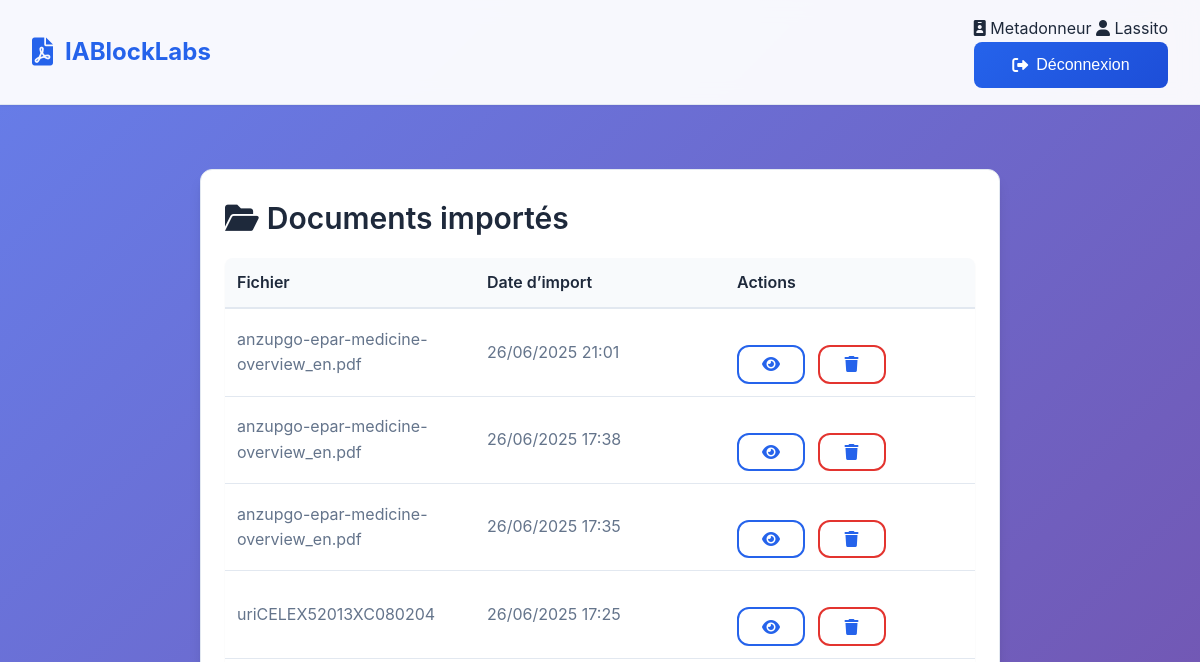
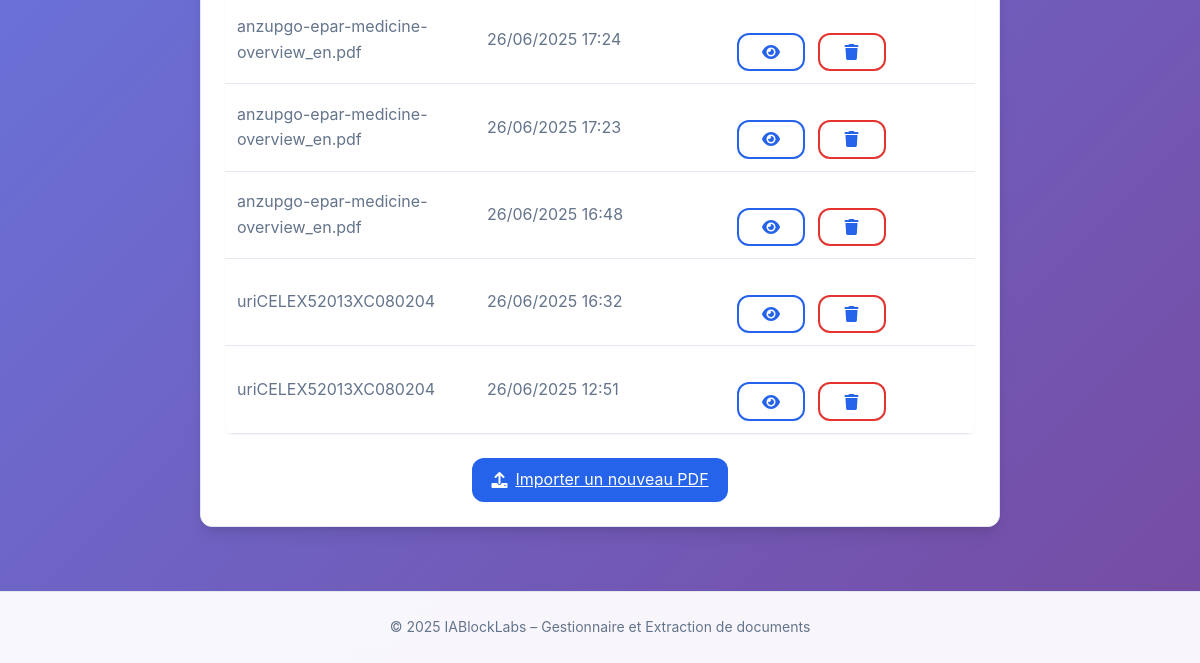
The app's page /documents/ (signed in), older data (2 pictures, top to bottom).
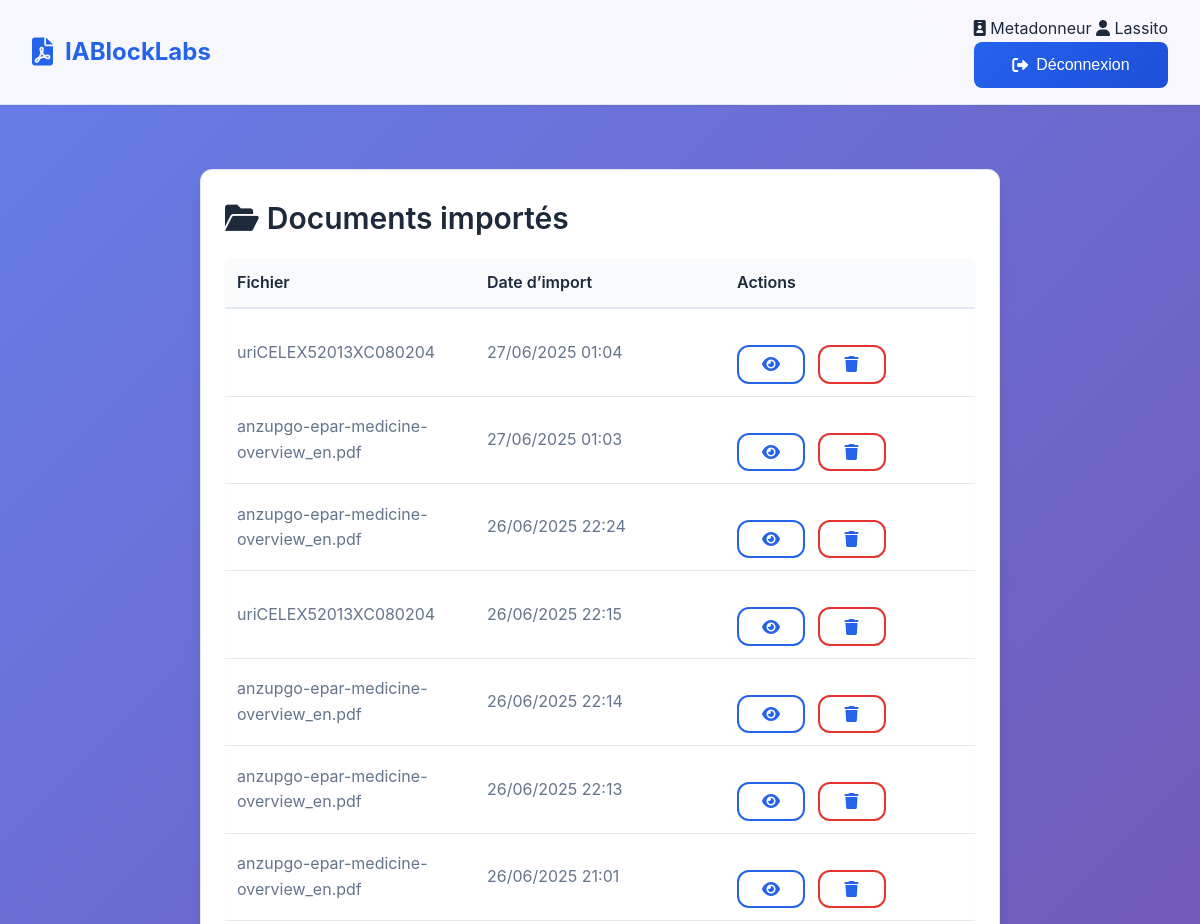
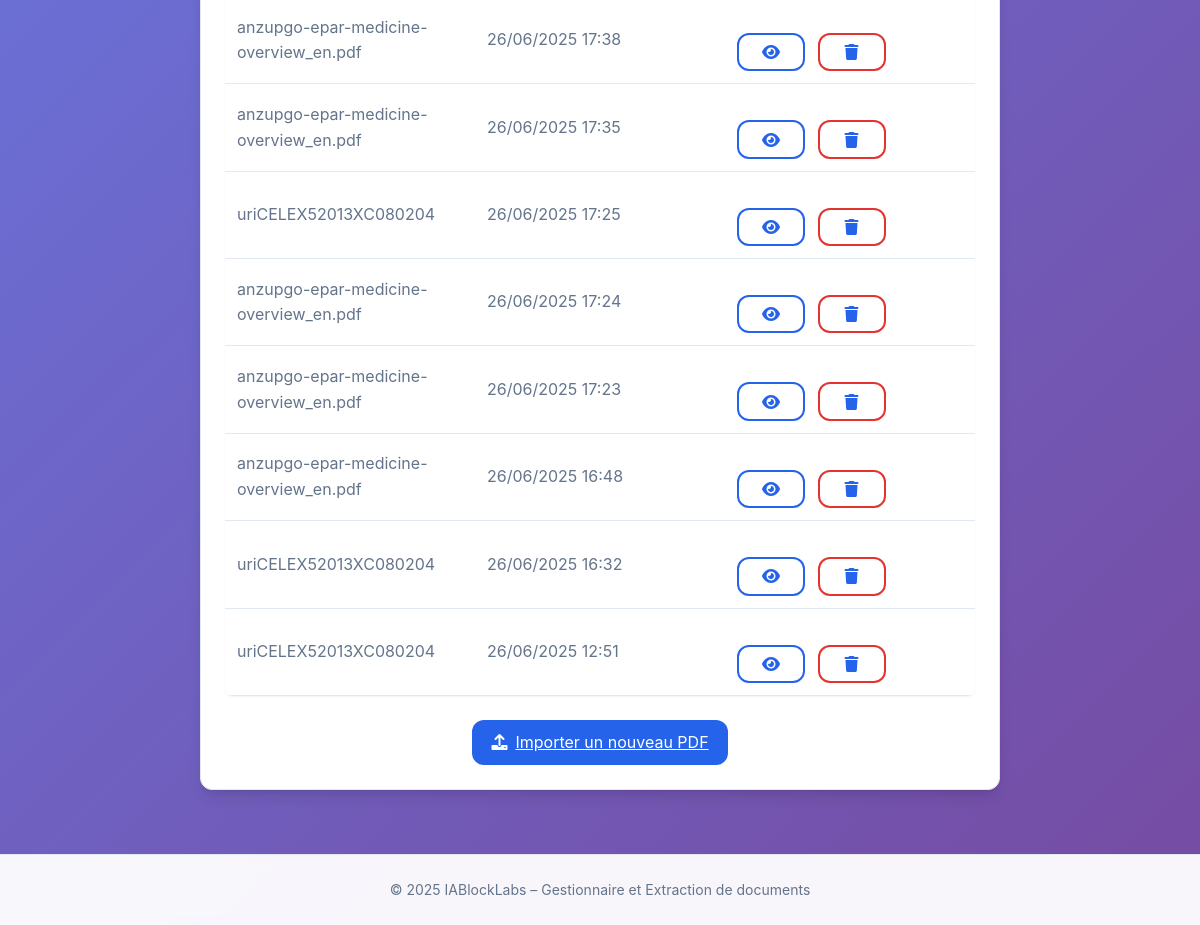
The same page, newer data (2 pictures, top to bottom).
### rawdocs/models.py (models this page shows, shortened)
class RawDocument(models.Model):
    url        = models.URLField(help_text="URL d'origine du PDF")
    file       = models.FileField(upload_to=pdf_upload_to, help_text="Fichier PDF téléchargé")
    created_at = models.DateTimeField(auto_now_add=True)
    owner = models.ForeignKey(
        settings.AUTH_USER_MODEL,
        on_delete=models.CASCADE,
        related_name='raw_documents',
        null=True,
        blank=True,
        help_text="Utilisateur qui a téléchargé ce document"
    )

### rawdocs/views.py (the view)
@login_required(login_url='rawdocs:login')
@user_passes_test(is_metadonneur, login_url='rawdocs:login')
def document_list(request):
    documents = RawDocument.objects.filter(owner=request.user).order_by('-created_at')
    return render(request, 'rawdocs/document_list.html', {
        'documents': documents
    })

### rawdocs/templatetags/rawdocs_extras.py (called while the page is built)
@register.filter
def basename(value):
    return os.path.basename(value)

### rawdocs/views.py (called while the page is built)
def is_metadonneur(user):
    return user.groups.filter(name="Metadonneur").exists()

### templates/rawdocs/document_list.html (shortened to what this page needs)
{% extends "base.html" %}
{% load rawdocs_extras %}
{% block content %}
<section class="card metadata-card">
  <h2><i class="fas fa-folder-open"></i> Documents importés</h2>
  {% if documents %}
    <table class="metadata-table">
      <thead>
        <tr>
          <th>Fichier</th>
          <th>Date d’import</th>
          <th>Actions</th>
        </tr>
      </thead>
      <tbody>
        {% for doc in documents %}
        <tr>
          <td>{{ doc.file.name|basename }}</td>
          <td>{{ doc.created_at|date:"d/m/Y H:i" }}</td>
          <td class="actions-cell">
            <a href="{% url 'rawdocs:document_metadata' doc.id %}" class="btn-outline">
              <i class="fas fa-eye"></i>
            </a>
            <form method="post"
                  action="{% url 'rawdocs:document_delete' doc.id %}">
              <button type="submit" class="btn-outline btn-delete">
                <i class="fas fa-trash"></i>
              </button>
            </form>
          </td>
        </tr>
        {% endfor %}
      </tbody>
    </table>
  {% else %}
    <p>Aucun document importé pour le moment.</p>
  {% endif %}
  <div class="upload-cell" style="margin-top:1.5rem;">
    <a href="{% url 'rawdocs:upload' %}" class="upload-cell__enter-btn">
      <i class="fas fa-upload"></i> Importer un nouveau PDF
    </a>
  </div>
</section>
{% endblock %}

### templates/base.html (shortened to what this page needs)
{% load static %}
<!DOCTYPE html>
<html lang="fr">
<head>
  <link rel="stylesheet" href="{% static 'rawdocs/css/styles.css' %}">
  <link href="https://cdnjs.cloudflare.com/ajax/libs/font-awesome/6.0.0/css/all.min.css" rel="stylesheet">
</head>
<body>
  <div class="app-container">
    <header class="site-header">
      <div class="header-content">
        <a href="{% url 'rawdocs:upload' %}" class="logo">
          <i class="fas fa-file-pdf"></i>
          <span>IABlockLabs</span>
        </a>
        {% if user.is_authenticated %}
          <div class="user-info">
            <span class="user-role">
              <i class="fas fa-id-badge"></i>
              {{ user.groups.first.name }}
            </span>
            <span class="user-name">
              <i class="fas fa-user"></i>
              {{ user.username }}
            </span>
            <form method="post" action="{% url 'rawdocs:logout' %}" class="logout-form">
              <button type="submit" class="btn btn-logout">
                <i class="fas fa-sign-out-alt"></i> Déconnexion
              </button>
            </form>
          </div>
        {% else %}
          <nav class="nav-menu">
            <a href="{% url 'rawdocs:login'    %}" class="nav-link"><i class="fas fa-sign-in-alt"></i> Connexion</a>
            <a href="{% url 'rawdocs:register' %}" class="nav-link"><i class="fas fa-user-plus"></i> Inscription</a>
          </nav>
        {% endif %}
      </div>
    </header>
    <main class="site-main">
      <div class="main-content">
        {% block content %}{% endblock %}
      </div>
    </main>
    <footer class="site-footer">
      <div class="footer-content">
        <p>&copy; 2025 IABlockLabs – Gestionnaire et Extraction de documents</p>
      </div>
    </footer>
  </div>
</body>
</html>

### static/rawdocs/css/styles.css (style rules this page uses)
:root { --primary-color: #2563eb; --primary-hover: #1d4ed8; --secondary-color: #64748b; --success-color: #059669; --error-color: #dc2626; --warning-color: #d97706; --background-color: #f8fafc; --surface-color: #ffffff; --text-primary: #1e293b; --text-secondary: #64748b; --border-color: #e2e8f0; --border-radius: 12px; --shadow-sm: 0 1px 2px 0 rgb(0 0 0 / 0.05); --shadow-md: 0 4px 6px -1px rgb(0 0 0 / 0.1), 0 2px 4px -2px rgb(0 0 0 / 0.1); --shadow-lg: 0 10px 15px -3px rgb(0 0 0 / 0.1), 0 4px 6px -4px rgb(0 0 0 / 0.1); --transition: all 0.2s cubic-bezier(0.4, 0, 0.2, 1); }
* { margin: 0; padding: 0; box-sizing: border-box; }
body { font-family: 'Inter', -apple-system, BlinkMacSystemFont, 'Segoe UI', Roboto, sans-serif; line-height: 1.6; color: var(--text-primary); background: linear-gradient(135deg, #667eea 0%, #764ba2 100%); min-height: 100vh; font-size: 16px; }
.app-container { min-height: 100vh; display: flex; flex-direction: column; }
.site-header { background: rgba(255, 255, 255, 0.95); backdrop-filter: blur(10px); border-bottom: 1px solid var(--border-color); position: sticky; top: 0; z-index: 100; box-shadow: var(--shadow-sm); }
.header-content { max-width: 1200px; margin: 0 auto; padding: 1rem 2rem; display: flex; justify-content: space-between; align-items: center; }
.logo { display: flex; align-items: center; gap: 0.75rem; font-size: 1.5rem; font-weight: 700; color: var(--primary-color); text-decoration: none; transition: var(--transition); }
.logo i { font-size: 1.75rem; }
.site-main { flex: 1; padding: 2rem 0; }
.main-content { max-width: 1000px; margin: 0 auto; padding: 0 2rem; }
.card { background: var(--surface-color); border-radius: var(--border-radius); padding: 2.5rem; box-shadow: var(--shadow-lg); border: 1px solid var(--border-color); margin-bottom: 2rem; animation: fadeInUp 0.6s ease-out; }
.card h2 { font-size: 1.875rem; font-weight: 600; margin-bottom: 1.5rem; color: var(--text-primary); display: flex; align-items: center; gap: 0.75rem; }
form { display: flex; flex-direction: column; gap: 1.5rem; }
.btn { background: linear-gradient(135deg, var(--primary-color) 0%, var(--primary-hover) 100%); color: white; border: none; padding: 0.875rem 2rem; border-radius: 8px; cursor: pointer; transition: var(--transition); font-size: 1rem; font-weight: 500; display: inline-flex; align-items: center; justify-content: center; gap: 0.5rem; text-decoration: none; min-width: 120px; }
.btn-outline { background: transparent; color: var(--primary-color); border: 2px solid var(--primary-color); padding: 0.875rem 2rem; border-radius: 8px; cursor: pointer; transition: var(--transition); font-size: 1rem; font-weight: 500; display: inline-flex; align-items: center; justify-content: center; gap: 0.5rem; text-decoration: none; margin-top: 1.5rem; }
table { width: 100%; border-collapse: collapse; margin-top: 1rem; background: var(--surface-color); border-radius: 8px; overflow: hidden; box-shadow: var(--shadow-sm); }
th, td { padding: 1rem; text-align: left; border-bottom: 1px solid var(--border-color); }
th { background: linear-gradient(135deg, #f8fafc 0%, #f1f5f9 100%); font-weight: 600; color: var(--text-primary); width: 30%; }
td { color: var(--text-secondary); }
tr:last-child td { border-bottom: none; }
td a { color: var(--primary-color); text-decoration: none; font-weight: 500; }
.site-footer { background: rgba(255, 255, 255, 0.95); backdrop-filter: blur(10px); border-top: 1px solid var(--border-color); margin-top: auto; }
.footer-content { max-width: 1200px; margin: 0 auto; padding: 1.5rem 2rem; text-align: center; color: var(--text-secondary); font-size: 0.875rem; }

Row changes from the older to the newer data that the page shows:
added RawDocument: file.name|basename "uriCELEX52013XC080204", created_at "27/06/2025 01:04"
added RawDocument: file.name|basename "anzupgo-epar-medicine-overview_en.pdf", created_at "27/06/2025 01:03"
added RawDocument: file.name|basename "anzupgo-epar-medicine-overview_en.pdf", created_at "26/06/2025 22:24"
added RawDocument: file.name|basename "uriCELEX52013XC080204", created_at "26/06/2025 22:15"
added RawDocument: file.name|basename "anzupgo-epar-medicine-overview_en.pdf", created_at "26/06/2025 22:14"
added RawDocument: file.name|basename "anzupgo-epar-medicine-overview_en.pdf", created_at "26/06/2025 22:13"
